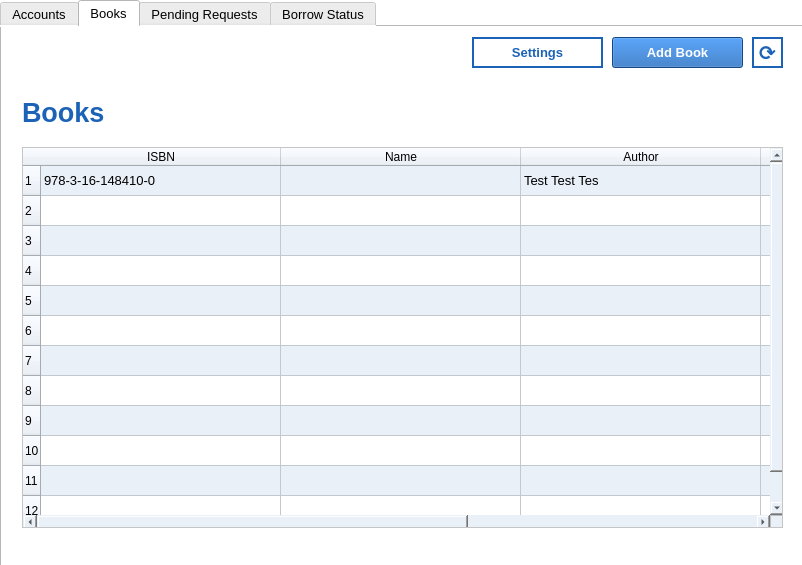
<?xml version="1.0" encoding="UTF-8"?>
<ui version="4.0">
 <class>Dialog</class>
 <widget class="QDialog" name="Dialog">
  <property name="geometry">
   <rect>
    <x>0</x>
    <y>0</y>
    <width>802</width>
    <height>565</height>
   </rect>
  </property>
  <property name="windowTitle">
   <string>Librarian</string>
  </property>
  <property name="styleSheet">
   <string notr="true">background-color: rgb(255, 255, 255);</string>
  </property>
  <widget class="QTabWidget" name="tabWidget">
   <property name="geometry">
    <rect>
     <x>0</x>
     <y>0</y>
     <width>811</width>
     <height>571</height>
    </rect>
   </property>
   <property name="font">
    <font>
     <pointsize>10</pointsize>
     <weight>50</weight>
     <bold>false</bold>
    </font>
   </property>
   <property name="styleSheet">
    <string notr="true">background-color: rgb(255, 255, 255);</string>
   </property>
   <property name="currentIndex">
    <number>1</number>
   </property>
   <widget class="QWidget" name="accounts">
    <attribute name="title">
     <string>Accounts</string>
    </attribute>
    <widget class="QLabel" name="label">
     <property name="enabled">
      <bool>true</bool>
     </property>
     <property name="geometry">
      <rect>
       <x>20</x>
       <y>70</y>
       <width>291</width>
       <height>31</height>
      </rect>
     </property>
     <property name="font">
      <font>
       <pointsize>20</pointsize>
       <weight>75</weight>
       <bold>true</bold>
      </font>
     </property>
     <property name="styleSheet">
      <string notr="true">color:  rgb(28, 99, 183);</string>
     </property>
     <property name="text">
      <string>Accounts</string>
     </property>
     <property name="wordWrap">
      <bool>true</bool>
     </property>
    </widget>
    <widget class="QPushButton" name="add_account">
     <property name="geometry">
      <rect>
       <x>610</x>
       <y>10</y>
       <width>131</width>
       <height>31</height>
      </rect>
     </property>
     <property name="font">
      <font>
       <pointsize>10</pointsize>
       <weight>75</weight>
       <bold>true</bold>
      </font>
     </property>
     <property name="autoFillBackground">
      <bool>false</bool>
     </property>
     <property name="styleSheet">
      <string notr="true">background-color: rgb(28, 99, 183);
color: rgb(255, 255, 255);</string>
     </property>
     <property name="text">
      <string>Add Account</string>
     </property>
     <property name="checkable">
      <bool>false</bool>
     </property>
    </widget>
    <widget class="QLabel" name="iut">
     <property name="geometry">
      <rect>
       <x>20</x>
       <y>10</y>
       <width>301</width>
       <height>41</height>
      </rect>
     </property>
     <property name="text">
      <string/>
     </property>
     <property name="pixmap">
      <pixmap>../../../Downloads/iut-logo-blue-min.png</pixmap>
     </property>
     <property name="scaledContents">
      <bool>true</bool>
     </property>
    </widget>
    <widget class="QScrollArea" name="scrollArea">
     <property name="geometry">
      <rect>
       <x>20</x>
       <y>120</y>
       <width>761</width>
       <height>381</height>
      </rect>
     </property>
     <property name="widgetResizable">
      <bool>true</bool>
     </property>
     <widget class="QWidget" name="scrollAreaWidgetContents">
      <property name="geometry">
       <rect>
        <x>0</x>
        <y>0</y>
        <width>759</width>
        <height>379</height>
       </rect>
      </property>
      <widget class="QTableWidget" name="accounts_table">
       <property name="geometry">
        <rect>
         <x>0</x>
         <y>0</y>
         <width>761</width>
         <height>381</height>
        </rect>
       </property>
       <property name="font">
        <font>
         <pointsize>10</pointsize>
        </font>
       </property>
       <property name="autoFillBackground">
        <bool>false</bool>
       </property>
       <property name="styleSheet">
        <string notr="true">background-color: rgb(233, 240, 248);
alternate-background-color:  rgb(255, 255, 255);
selection-color: rgb(129, 154, 193);</string>
       </property>
       <property name="frameShape">
        <enum>QFrame::NoFrame</enum>
       </property>
       <property name="frameShadow">
        <enum>QFrame::Plain</enum>
       </property>
       <property name="lineWidth">
        <number>1</number>
       </property>
       <property name="sizeAdjustPolicy">
        <enum>QAbstractScrollArea::AdjustToContents</enum>
       </property>
       <property name="alternatingRowColors">
        <bool>true</bool>
       </property>
       <property name="selectionBehavior">
        <enum>QAbstractItemView::SelectRows</enum>
       </property>
       <property name="wordWrap">
        <bool>true</bool>
       </property>
       <property name="rowCount">
        <number>12</number>
       </property>
       <attribute name="horizontalHeaderDefaultSectionSize">
        <number>144</number>
       </attribute>
       <attribute name="horizontalHeaderMinimumSectionSize">
        <number>40</number>
       </attribute>
       <row>
        <property name="text">
         <string>1</string>
        </property>
       </row>
       <row/>
       <row/>
       <row/>
       <row/>
       <row/>
       <row/>
       <row/>
       <row/>
       <row/>
       <row/>
       <row/>
       <column>
        <property name="text">
         <string>ID</string>
        </property>
       </column>
       <column>
        <property name="text">
         <string>Name</string>
        </property>
       </column>
       <column>
        <property name="text">
         <string>Role</string>
        </property>
       </column>
       <column>
        <property name="text">
         <string>Edit</string>
        </property>
       </column>
       <column>
        <property name="text">
         <string>Delete</string>
        </property>
       </column>
       <item row="0" column="0">
        <property name="text">
         <string/>
        </property>
       </item>
       <item row="0" column="1">
        <property name="text">
         <string/>
        </property>
       </item>
       <item row="0" column="2">
        <property name="text">
         <string/>
        </property>
       </item>
       <item row="0" column="3">
        <property name="text">
         <string/>
        </property>
       </item>
       <item row="0" column="4">
        <property name="text">
         <string/>
        </property>
       </item>
      </widget>
     </widget>
    </widget>
    <widget class="QPushButton" name="settings">
     <property name="geometry">
      <rect>
       <x>470</x>
       <y>10</y>
       <width>131</width>
       <height>31</height>
      </rect>
     </property>
     <property name="font">
      <font>
       <pointsize>10</pointsize>
       <weight>75</weight>
       <bold>true</bold>
      </font>
     </property>
     <property name="autoFillBackground">
      <bool>false</bool>
     </property>
     <property name="styleSheet">
      <string notr="true">background-color:   rgb(255, 255, 255);
color: rgb(28, 99, 183);
border: 2px solid  rgb(28, 99, 183);</string>
     </property>
     <property name="text">
      <string>Settings</string>
     </property>
     <property name="checkable">
      <bool>false</bool>
     </property>
     <property name="autoDefault">
      <bool>true</bool>
     </property>
     <property name="default">
      <bool>false</bool>
     </property>
     <property name="flat">
      <bool>false</bool>
     </property>
    </widget>
    <widget class="QPushButton" name="refresh">
     <property name="geometry">
      <rect>
       <x>750</x>
       <y>10</y>
       <width>31</width>
       <height>31</height>
      </rect>
     </property>
     <property name="font">
      <font>
       <pointsize>15</pointsize>
       <weight>75</weight>
       <bold>true</bold>
      </font>
     </property>
     <property name="autoFillBackground">
      <bool>false</bool>
     </property>
     <property name="styleSheet">
      <string notr="true">background-color:   rgb(255, 255, 255);
color: rgb(28, 99, 183);
border: 2px solid  rgb(28, 99, 183);</string>
     </property>
     <property name="text">
      <string>⟳</string>
     </property>
     <property name="iconSize">
      <size>
       <width>16</width>
       <height>16</height>
      </size>
     </property>
     <property name="checkable">
      <bool>false</bool>
     </property>
     <property name="autoDefault">
      <bool>true</bool>
     </property>
     <property name="default">
      <bool>false</bool>
     </property>
     <property name="flat">
      <bool>false</bool>
     </property>
    </widget>
   </widget>
   <widget class="QWidget" name="books">
    <attribute name="title">
     <string>Books</string>
    </attribute>
    <widget class="QLabel" name="label_2">
     <property name="enabled">
      <bool>true</bool>
     </property>
     <property name="geometry">
      <rect>
       <x>20</x>
       <y>70</y>
       <width>291</width>
       <height>31</height>
      </rect>
     </property>
     <property name="font">
      <font>
       <pointsize>20</pointsize>
       <weight>75</weight>
       <bold>true</bold>
      </font>
     </property>
     <property name="styleSheet">
      <string notr="true">color:  rgb(28, 99, 183);</string>
     </property>
     <property name="text">
      <string>Books</string>
     </property>
     <property name="wordWrap">
      <bool>true</bool>
     </property>
    </widget>
    <widget class="QLabel" name="iut_2">
     <property name="geometry">
      <rect>
       <x>20</x>
       <y>10</y>
       <width>301</width>
       <height>41</height>
      </rect>
     </property>
     <property name="text">
      <string/>
     </property>
     <property name="pixmap">
      <pixmap>../../../Downloads/iut-logo-blue-min.png</pixmap>
     </property>
     <property name="scaledContents">
      <bool>true</bool>
     </property>
    </widget>
    <widget class="QScrollArea" name="scrollArea_2">
     <property name="geometry">
      <rect>
       <x>20</x>
       <y>120</y>
       <width>761</width>
       <height>381</height>
      </rect>
     </property>
     <property name="widgetResizable">
      <bool>true</bool>
     </property>
     <widget class="QWidget" name="scrollAreaWidgetContents_2">
      <property name="geometry">
       <rect>
        <x>0</x>
        <y>0</y>
        <width>759</width>
        <height>379</height>
       </rect>
      </property>
      <widget class="QTableWidget" name="books_table">
       <property name="geometry">
        <rect>
         <x>0</x>
         <y>0</y>
         <width>761</width>
         <height>381</height>
        </rect>
       </property>
       <property name="font">
        <font>
         <pointsize>10</pointsize>
        </font>
       </property>
       <property name="autoFillBackground">
        <bool>false</bool>
       </property>
       <property name="styleSheet">
        <string notr="true">background-color: rgb(233, 240, 248);
alternate-background-color:  rgb(255, 255, 255);
selection-color: rgb(129, 154, 193);</string>
       </property>
       <property name="frameShape">
        <enum>QFrame::NoFrame</enum>
       </property>
       <property name="frameShadow">
        <enum>QFrame::Plain</enum>
       </property>
       <property name="lineWidth">
        <number>1</number>
       </property>
       <property name="sizeAdjustPolicy">
        <enum>QAbstractScrollArea::AdjustToContents</enum>
       </property>
       <property name="alternatingRowColors">
        <bool>true</bool>
       </property>
       <property name="selectionBehavior">
        <enum>QAbstractItemView::SelectRows</enum>
       </property>
       <property name="wordWrap">
        <bool>true</bool>
       </property>
       <property name="rowCount">
        <number>12</number>
       </property>
       <attribute name="horizontalHeaderDefaultSectionSize">
        <number>240</number>
       </attribute>
       <attribute name="horizontalHeaderMinimumSectionSize">
        <number>40</number>
       </attribute>
       <row>
        <property name="text">
         <string>1</string>
        </property>
       </row>
       <row/>
       <row/>
       <row/>
       <row/>
       <row/>
       <row/>
       <row/>
       <row/>
       <row/>
       <row/>
       <row/>
       <column>
        <property name="text">
         <string>ISBN</string>
        </property>
       </column>
       <column>
        <property name="text">
         <string>Name</string>
        </property>
       </column>
       <column>
        <property name="text">
         <string>Author</string>
        </property>
       </column>
       <column>
        <property name="text">
         <string>Edit</string>
        </property>
       </column>
       <column>
        <property name="text">
         <string>Delete</string>
        </property>
       </column>
       <item row="0" column="0">
        <property name="text">
         <string>978-3-16-148410-0</string>
        </property>
       </item>
       <item row="0" column="2">
        <property name="text">
         <string>Test Test Tes</string>
        </property>
       </item>
       <item row="0" column="4">
        <property name="text">
         <string>My test Book</string>
        </property>
       </item>
      </widget>
     </widget>
    </widget>
    <widget class="QPushButton" name="add_book">
     <property name="geometry">
      <rect>
       <x>610</x>
       <y>10</y>
       <width>131</width>
       <height>31</height>
      </rect>
     </property>
     <property name="font">
      <font>
       <pointsize>10</pointsize>
       <weight>75</weight>
       <bold>true</bold>
      </font>
     </property>
     <property name="autoFillBackground">
      <bool>false</bool>
     </property>
     <property name="styleSheet">
      <string notr="true">background-color: rgb(28, 99, 183);
color: rgb(255, 255, 255);</string>
     </property>
     <property name="text">
      <string>Add Book</string>
     </property>
     <property name="checkable">
      <bool>false</bool>
     </property>
    </widget>
    <widget class="QPushButton" name="settings_2">
     <property name="geometry">
      <rect>
       <x>470</x>
       <y>10</y>
       <width>131</width>
       <height>31</height>
      </rect>
     </property>
     <property name="font">
      <font>
       <pointsize>10</pointsize>
       <weight>75</weight>
       <bold>true</bold>
      </font>
     </property>
     <property name="autoFillBackground">
      <bool>false</bool>
     </property>
     <property name="styleSheet">
      <string notr="true">background-color:   rgb(255, 255, 255);
color: rgb(28, 99, 183);
border: 2px solid  rgb(28, 99, 183);</string>
     </property>
     <property name="text">
      <string>Settings</string>
     </property>
     <property name="checkable">
      <bool>false</bool>
     </property>
     <property name="autoDefault">
      <bool>true</bool>
     </property>
     <property name="default">
      <bool>false</bool>
     </property>
     <property name="flat">
      <bool>false</bool>
     </property>
    </widget>
    <widget class="QPushButton" name="refresh_2">
     <property name="geometry">
      <rect>
       <x>750</x>
       <y>10</y>
       <width>31</width>
       <height>31</height>
      </rect>
     </property>
     <property name="font">
      <font>
       <pointsize>15</pointsize>
       <weight>75</weight>
       <bold>true</bold>
      </font>
     </property>
     <property name="autoFillBackground">
      <bool>false</bool>
     </property>
     <property name="styleSheet">
      <string notr="true">background-color:   rgb(255, 255, 255);
color: rgb(28, 99, 183);
border: 2px solid  rgb(28, 99, 183);</string>
     </property>
     <property name="text">
      <string>⟳</string>
     </property>
     <property name="iconSize">
      <size>
       <width>16</width>
       <height>16</height>
      </size>
     </property>
     <property name="checkable">
      <bool>false</bool>
     </property>
     <property name="autoDefault">
      <bool>true</bool>
     </property>
     <property name="default">
      <bool>false</bool>
     </property>
     <property name="flat">
      <bool>false</bool>
     </property>
    </widget>
   </widget>
   <widget class="QWidget" name="pending_requests">
    <attribute name="title">
     <string>Pending Requests</string>
    </attribute>
    <widget class="QScrollArea" name="scrollArea_3">
     <property name="geometry">
      <rect>
       <x>20</x>
       <y>120</y>
       <width>761</width>
       <height>381</height>
      </rect>
     </property>
     <property name="widgetResizable">
      <bool>true</bool>
     </property>
     <widget class="QWidget" name="scrollAreaWidgetContents_3">
      <property name="geometry">
       <rect>
        <x>0</x>
        <y>0</y>
        <width>759</width>
        <height>379</height>
       </rect>
      </property>
      <widget class="QTableWidget" name="requests_table">
       <property name="geometry">
        <rect>
         <x>0</x>
         <y>0</y>
         <width>761</width>
         <height>381</height>
        </rect>
       </property>
       <property name="font">
        <font>
         <pointsize>10</pointsize>
        </font>
       </property>
       <property name="autoFillBackground">
        <bool>false</bool>
       </property>
       <property name="styleSheet">
        <string notr="true">background-color: rgb(233, 240, 248);
alternate-background-color:  rgb(255, 255, 255);
selection-color: rgb(129, 154, 193);</string>
       </property>
       <property name="frameShape">
        <enum>QFrame::NoFrame</enum>
       </property>
       <property name="frameShadow">
        <enum>QFrame::Plain</enum>
       </property>
       <property name="lineWidth">
        <number>1</number>
       </property>
       <property name="sizeAdjustPolicy">
        <enum>QAbstractScrollArea::AdjustToContents</enum>
       </property>
       <property name="alternatingRowColors">
        <bool>true</bool>
       </property>
       <property name="selectionBehavior">
        <enum>QAbstractItemView::SelectRows</enum>
       </property>
       <property name="wordWrap">
        <bool>true</bool>
       </property>
       <property name="rowCount">
        <number>12</number>
       </property>
       <attribute name="horizontalHeaderDefaultSectionSize">
        <number>144</number>
       </attribute>
       <attribute name="horizontalHeaderHighlightSections">
        <bool>true</bool>
       </attribute>
       <attribute name="horizontalHeaderMinimumSectionSize">
        <number>40</number>
       </attribute>
       <row>
        <property name="text">
         <string>1</string>
        </property>
       </row>
       <row/>
       <row/>
       <row/>
       <row/>
       <row/>
       <row/>
       <row/>
       <row/>
       <row/>
       <row/>
       <row/>
       <column>
        <property name="text">
         <string>ISBN</string>
        </property>
       </column>
       <column>
        <property name="text">
         <string>Book name</string>
        </property>
       </column>
       <column>
        <property name="text">
         <string>Student ID</string>
        </property>
       </column>
       <column>
        <property name="text">
         <string>Status</string>
        </property>
       </column>
       <column>
        <property name="text">
         <string>Action</string>
        </property>
       </column>
       <item row="0" column="0">
        <property name="text">
         <string>978-3-16-148410-0</string>
        </property>
       </item>
       <item row="0" column="1">
        <property name="text">
         <string>My test Book</string>
        </property>
       </item>
       <item row="0" column="2">
        <property name="text">
         <string>U1910167</string>
        </property>
       </item>
       <item row="0" column="3">
        <property name="text">
         <string>Test Test Tes</string>
        </property>
       </item>
       <item row="0" column="4">
        <property name="text">
         <string/>
        </property>
       </item>
      </widget>
     </widget>
    </widget>
    <widget class="QLabel" name="iut_4">
     <property name="geometry">
      <rect>
       <x>20</x>
       <y>10</y>
       <width>301</width>
       <height>41</height>
      </rect>
     </property>
     <property name="text">
      <string/>
     </property>
     <property name="pixmap">
      <pixmap>../../../Downloads/iut-logo-blue-min.png</pixmap>
     </property>
     <property name="scaledContents">
      <bool>true</bool>
     </property>
    </widget>
    <widget class="QLabel" name="label_3">
     <property name="enabled">
      <bool>true</bool>
     </property>
     <property name="geometry">
      <rect>
       <x>20</x>
       <y>70</y>
       <width>291</width>
       <height>31</height>
      </rect>
     </property>
     <property name="font">
      <font>
       <pointsize>20</pointsize>
       <weight>75</weight>
       <bold>true</bold>
      </font>
     </property>
     <property name="styleSheet">
      <string notr="true">color:  rgb(28, 99, 183);</string>
     </property>
     <property name="text">
      <string>Pending Requests</string>
     </property>
     <property name="wordWrap">
      <bool>true</bool>
     </property>
    </widget>
    <widget class="QPushButton" name="settings_3">
     <property name="geometry">
      <rect>
       <x>610</x>
       <y>10</y>
       <width>131</width>
       <height>31</height>
      </rect>
     </property>
     <property name="font">
      <font>
       <pointsize>10</pointsize>
       <weight>75</weight>
       <bold>true</bold>
      </font>
     </property>
     <property name="autoFillBackground">
      <bool>false</bool>
     </property>
     <property name="styleSheet">
      <string notr="true">background-color:   rgb(255, 255, 255);
color: rgb(28, 99, 183);
border: 2px solid  rgb(28, 99, 183);</string>
     </property>
     <property name="text">
      <string>Settings</string>
     </property>
     <property name="checkable">
      <bool>false</bool>
     </property>
     <property name="autoDefault">
      <bool>true</bool>
     </property>
     <property name="default">
      <bool>false</bool>
     </property>
     <property name="flat">
      <bool>false</bool>
     </property>
    </widget>
    <widget class="QPushButton" name="refresh_4">
     <property name="geometry">
      <rect>
       <x>750</x>
       <y>10</y>
       <width>31</width>
       <height>31</height>
      </rect>
     </property>
     <property name="font">
      <font>
       <pointsize>15</pointsize>
       <weight>75</weight>
       <bold>true</bold>
      </font>
     </property>
     <property name="autoFillBackground">
      <bool>false</bool>
     </property>
     <property name="styleSheet">
      <string notr="true">background-color:   rgb(255, 255, 255);
color: rgb(28, 99, 183);
border: 2px solid  rgb(28, 99, 183);</string>
     </property>
     <property name="text">
      <string>⟳</string>
     </property>
     <property name="iconSize">
      <size>
       <width>16</width>
       <height>16</height>
      </size>
     </property>
     <property name="checkable">
      <bool>false</bool>
     </property>
     <property name="autoDefault">
      <bool>true</bool>
     </property>
     <property name="default">
      <bool>false</bool>
     </property>
     <property name="flat">
      <bool>false</bool>
     </property>
    </widget>
   </widget>
   <widget class="QWidget" name="borrow_status">
    <attribute name="title">
     <string>Borrow Status</string>
    </attribute>
    <widget class="QLabel" name="label_7">
     <property name="enabled">
      <bool>true</bool>
     </property>
     <property name="geometry">
      <rect>
       <x>20</x>
       <y>70</y>
       <width>291</width>
       <height>31</height>
      </rect>
     </property>
     <property name="font">
      <font>
       <pointsize>20</pointsize>
       <weight>75</weight>
       <bold>true</bold>
      </font>
     </property>
     <property name="styleSheet">
      <string notr="true">color:  rgb(28, 99, 183);</string>
     </property>
     <property name="text">
      <string>Borrow Status</string>
     </property>
     <property name="wordWrap">
      <bool>true</bool>
     </property>
    </widget>
    <widget class="QPushButton" name="settings_4">
     <property name="geometry">
      <rect>
       <x>610</x>
       <y>10</y>
       <width>131</width>
       <height>31</height>
      </rect>
     </property>
     <property name="font">
      <font>
       <pointsize>10</pointsize>
       <weight>75</weight>
       <bold>true</bold>
      </font>
     </property>
     <property name="autoFillBackground">
      <bool>false</bool>
     </property>
     <property name="styleSheet">
      <string notr="true">background-color:   rgb(255, 255, 255);
color: rgb(28, 99, 183);
border: 2px solid  rgb(28, 99, 183);</string>
     </property>
     <property name="text">
      <string>Settings</string>
     </property>
     <property name="checkable">
      <bool>false</bool>
     </property>
     <property name="autoDefault">
      <bool>true</bool>
     </property>
     <property name="default">
      <bool>false</bool>
     </property>
     <property name="flat">
      <bool>false</bool>
     </property>
    </widget>
    <widget class="QScrollArea" name="scrollArea_4">
     <property name="geometry">
      <rect>
       <x>20</x>
       <y>120</y>
       <width>761</width>
       <height>381</height>
      </rect>
     </property>
     <property name="widgetResizable">
      <bool>true</bool>
     </property>
     <widget class="QWidget" name="scrollAreaWidgetContents_4">
      <property name="geometry">
       <rect>
        <x>0</x>
        <y>0</y>
        <width>759</width>
        <height>379</height>
       </rect>
      </property>
      <widget class="QTableWidget" name="borrow_table">
       <property name="geometry">
        <rect>
         <x>0</x>
         <y>0</y>
         <width>761</width>
         <height>381</height>
        </rect>
       </property>
       <property name="font">
        <font>
         <pointsize>10</pointsize>
        </font>
       </property>
       <property name="autoFillBackground">
        <bool>false</bool>
       </property>
       <property name="styleSheet">
        <string notr="true">background-color: rgb(233, 240, 248);
alternate-background-color:  rgb(255, 255, 255);
selection-color: rgb(129, 154, 193);</string>
       </property>
       <property name="frameShape">
        <enum>QFrame::NoFrame</enum>
       </property>
       <property name="frameShadow">
        <enum>QFrame::Plain</enum>
       </property>
       <property name="lineWidth">
        <number>1</number>
       </property>
       <property name="sizeAdjustPolicy">
        <enum>QAbstractScrollArea::AdjustToContents</enum>
       </property>
       <property name="alternatingRowColors">
        <bool>true</bool>
       </property>
       <property name="selectionBehavior">
        <enum>QAbstractItemView::SelectRows</enum>
       </property>
       <property name="wordWrap">
        <bool>true</bool>
       </property>
       <property name="rowCount">
        <number>12</number>
       </property>
       <attribute name="horizontalHeaderDefaultSectionSize">
        <number>144</number>
       </attribute>
       <attribute name="horizontalHeaderMinimumSectionSize">
        <number>40</number>
       </attribute>
       <row>
        <property name="text">
         <string>1</string>
        </property>
       </row>
       <row/>
       <row/>
       <row/>
       <row/>
       <row/>
       <row/>
       <row/>
       <row/>
       <row/>
       <row/>
       <row/>
       <column>
        <property name="text">
         <string>ISBN</string>
        </property>
       </column>
       <column>
        <property name="text">
         <string>Book name</string>
        </property>
       </column>
       <column>
        <property name="text">
         <string>Student ID</string>
        </property>
       </column>
       <column>
        <property name="text">
         <string>Status</string>
        </property>
       </column>
       <column>
        <property name="text">
         <string>Actions</string>
        </property>
       </column>
       <item row="0" column="0">
        <property name="text">
         <string>978-3-16-148410-0</string>
        </property>
       </item>
       <item row="0" column="1">
        <property name="text">
         <string>My test Book</string>
        </property>
       </item>
       <item row="0" column="2">
        <property name="text">
         <string>U1910167</string>
        </property>
       </item>
       <item row="0" column="3">
        <property name="text">
         <string/>
        </property>
       </item>
       <item row="0" column="4">
        <property name="text">
         <string/>
        </property>
       </item>
      </widget>
     </widget>
    </widget>
    <widget class="QLabel" name="iut_3">
     <property name="geometry">
      <rect>
       <x>20</x>
       <y>10</y>
       <width>301</width>
       <height>41</height>
      </rect>
     </property>
     <property name="text">
      <string/>
     </property>
     <property name="pixmap">
      <pixmap>../../../Downloads/iut-logo-blue-min.png</pixmap>
     </property>
     <property name="scaledContents">
      <bool>true</bool>
     </property>
    </widget>
    <widget class="QPushButton" name="refresh_3">
     <property name="geometry">
      <rect>
       <x>750</x>
       <y>10</y>
       <width>31</width>
       <height>31</height>
      </rect>
     </property>
     <property name="font">
      <font>
       <pointsize>15</pointsize>
       <weight>75</weight>
       <bold>true</bold>
      </font>
     </property>
     <property name="autoFillBackground">
      <bool>false</bool>
     </property>
     <property name="styleSheet">
      <string notr="true">background-color:   rgb(255, 255, 255);
color: rgb(28, 99, 183);
border: 2px solid  rgb(28, 99, 183);</string>
     </property>
     <property name="text">
      <string>⟳</string>
     </property>
     <property name="iconSize">
      <size>
       <width>16</width>
       <height>16</height>
      </size>
     </property>
     <property name="checkable">
      <bool>false</bool>
     </property>
     <property name="autoDefault">
      <bool>true</bool>
     </property>
     <property name="default">
      <bool>false</bool>
     </property>
     <property name="flat">
      <bool>false</bool>
     </property>
    </widget>
   </widget>
  </widget>
 </widget>
 <resources/>
 <connections/>
</ui>
